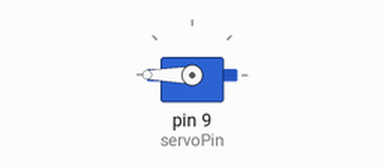
A sketch run on a simulated Arduino Uno, built with avr-gcc and run on an emulated ATmega328P. Shown: servo.

Above: at 0.05 s.
At 2.05 s:
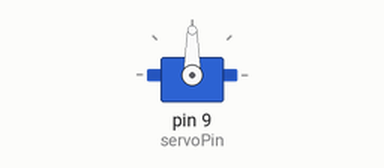
At 4.0 s:
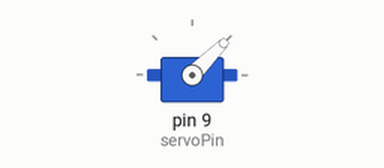
At 8.0 s:
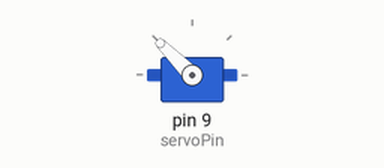
Timing chart, 0 to 10.4 s (numbered marks = the images above):
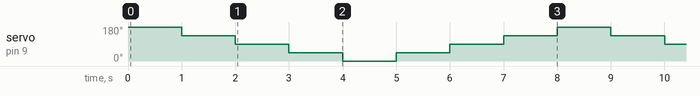

Measured:
- by itself, servo on pin 9 (servoPin): repeats every 8.0 s: 90° 1.0 s, 45° 1.0 s, 0° 1.0 s, 45° 1.0 s, 90° 1.0 s, 135° 1.0 s, 180° 1.0 s, 135° 1.0 s

The sketch:

sketch.ino
```cpp
#include <Servo.h>

Servo myservo;

int zero = 1000;
int ninety = 1500;
int oneeighty = 2000;

int servoPin = 9;
int servoPosition = 0;
int pulseTime = zero;
int rotated = 0;

void setup()
{
  //pinMode(servoPin, OUTPUT);
  myservo.attach(servoPin);
}

void loop()
{
  myservo.write(180);
  delay(1000);
  myservo.write(135);
  delay(1000);
  myservo.write(90);
  delay(1000);
  myservo.write(45);
  delay(1000);
  myservo.write(0);
  delay(1000);
  myservo.write(45);
  delay(1000);
  myservo.write(90);
  delay(1000);
  myservo.write(135);
  delay(1000);
}

void servoLeft()
{
  pulseServo(600);
}

void servoRight()
{
  pulseServo(2400);
}

void servoForward()
{
  pulseServo(1500);
}

void pulseServo(int delayTime)
{
  for (int i = 0; i < 100; i++) {
    digitalWrite(servoPin, HIGH);
    delayMicroseconds(delayTime);
    digitalWrite(servoPin, LOW);
    delay(20);
  }
}
```
